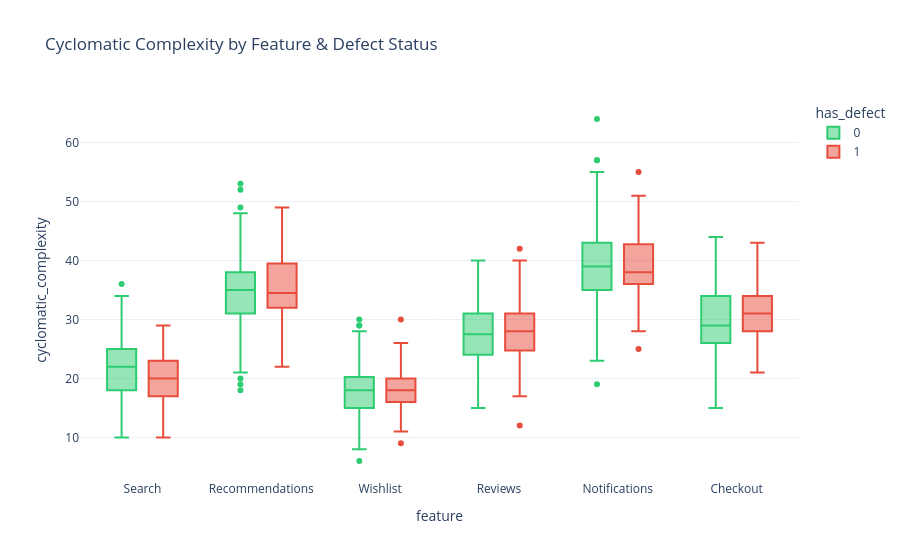

This figure's notebook cell:
### Code cell
# Defect distribution: cyclomatic complexity by feature and defect status
fig = px.box(
    raw_quality, x='feature', y='cyclomatic_complexity', color='has_defect',
    title='Cyclomatic Complexity by Feature & Defect Status',
    template='plotly_white', color_discrete_map={0:'#2ecc71', 1:'#e74c3c'},
)
fig.update_layout(height=450)
fig.show()

### Figure 1 — Plotly figure (JSON) as saved in the notebook; plotly's stock layout.template omitted (floating-point values rounded to 4 significant figures; data arrays with more than 128 entries replaced by an {"elided": "..."} marker saying what was removed)
{"data": [{"alignmentgroup": "True", "hovertemplate": "has_defect=0<br>feature=%{x}<br>cyclomatic_complexity=%{y}<extra></extra>", "legendgroup": "0", "marker": {"color": "#2ecc71"}, "name": "0", "notched": false, "offsetgroup": "0", "orientation": "v", "showlegend": true, "type": "box", "x": {"elided": "1655 str values"}, "x0": " ", "xaxis": "x", "y": {"elided": "1655 int values"}, "y0": " ", "yaxis": "y"}, {"alignmentgroup": "True", "hovertemplate": "has_defect=1<br>feature=%{x}<br>cyclomatic_complexity=%{y}<extra></extra>", "legendgroup": "1", "marker": {"color": "#e74c3c"}, "name": "1", "notched": false, "offsetgroup": "1", "orientation": "v", "showlegend": true, "type": "box", "x": {"elided": "343 str values"}, "x0": " ", "xaxis": "x", "y": {"elided": "343 int values"}, "y0": " ", "yaxis": "y"}], "layout": {"autosize": true, "boxmode": "group", "legend": {"title": {"text": "has_defect"}, "tracegroupgap": 0}, "title": {"text": "Cyclomatic Complexity by Feature & Defect Status"}, "xaxis": {"anchor": "y", "autorange": true, "domain": [0, 1], "range": [-0.5352, 5.535], "title": {"text": "feature"}, "type": "category"}, "yaxis": {"anchor": "x", "autorange": true, "domain": [0, 1], "range": [2.778, 67.22], "title": {"text": "cyclomatic_complexity"}, "type": "linear"}}}
